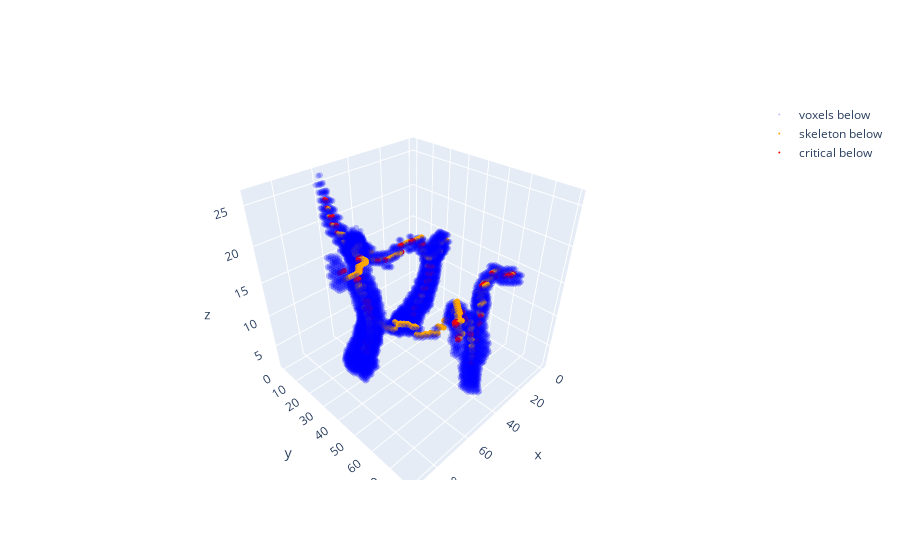

Write notebook code for a chart like this one.
### Code cell
MC = mc.MorseComplex(distance_foreground)
MC.process_lower_stars(10, 10, 10)

MC.cancel_low_persistence_pairs_below(0, 0, False)

MC.extract_morse_skeleton_below(1, 1)
plot_morse_skeleton(MC, distance_foreground, 0)

### Figure 1 — Plotly figure (JSON) as saved in the notebook; plotly's stock layout.template omitted (floating-point values rounded to 4 significant figures; data arrays with more than 128 entries replaced by an {"elided": "..."} marker saying what was removed)
{"data": [{"marker": {"color": "blue", "size": 2}, "mode": "markers", "name": "voxels below", "opacity": 0.25, "type": "scatter3d", "x": {"elided": "6957 int values"}, "y": {"elided": "6957 int values"}, "z": {"elided": "6957 int values"}}, {"marker": {"color": "orange", "size": 2}, "mode": "markers", "name": "skeleton below", "type": "scatter3d", "x": {"elided": "380 int values"}, "y": {"elided": "380 int values"}, "z": {"elided": "380 int values"}}, {"marker": {"color": "red", "size": 2}, "mode": "markers", "name": "critical below", "type": "scatter3d", "x": {"elided": "154 int values"}, "y": {"elided": "154 int values"}, "z": {"elided": "154 int values"}}], "layout": {"scene": {"aspectmode": "manual", "aspectratio": {"x": 1, "y": 1, "z": 1}}}}
